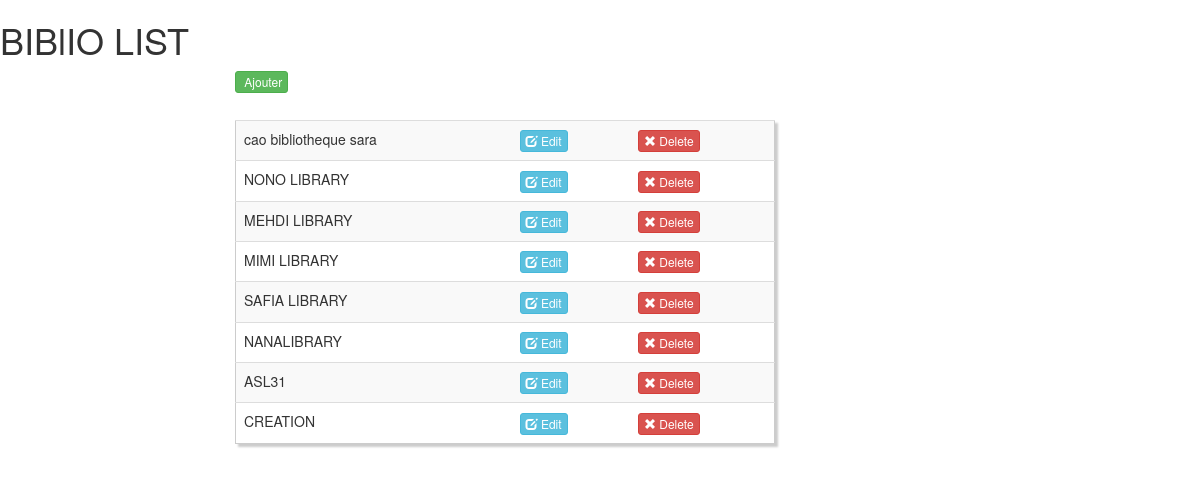
Page /bibliolist.php (signed in) on the earlier database version.
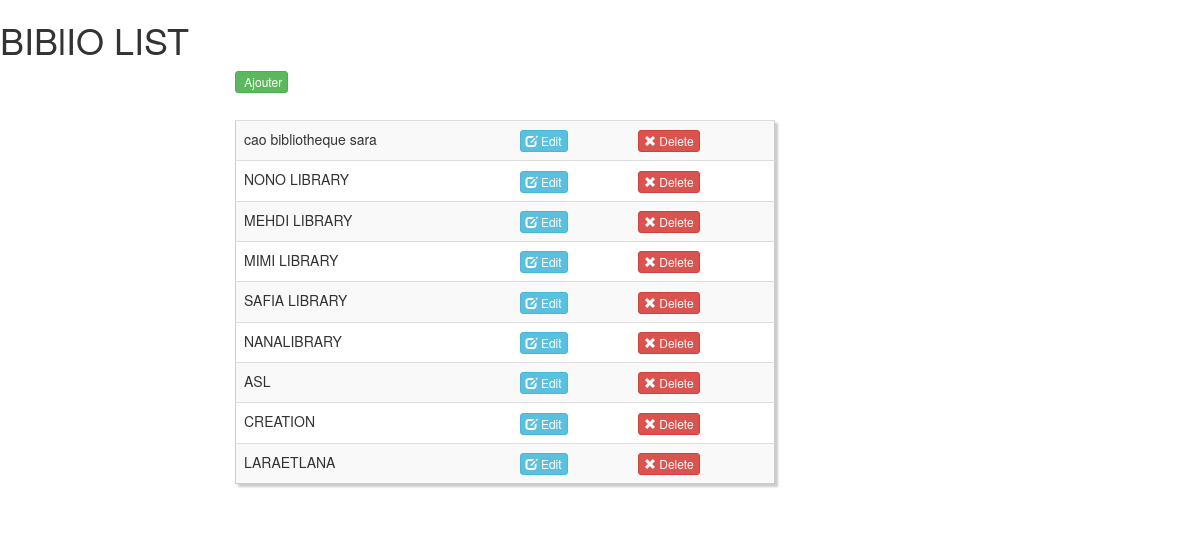
Same page on the later database version.
### tables this page shows
CREATE TABLE `bibliotheque` (
  `id_bibliotheque` int(11) NOT NULL,
  `nom` varchar(200) NOT NULL,
  `adresse` varchar(200) NOT NULL,
  `telephone` varchar(15) NOT NULL
);

### includes/define.php (called while the page is built, shortened)
 <?php
$route=["auteur"=>"../auteur.php",
"formupdateauteur"=>"../formupdateauteur.php",
"formcreateauteur"=>"../formcreateauteur.php",
"createauteur"=>"../createauteur.php",
"deleteauteur"=>"../deleteauteur.php",
"updateauteur"=>"../updateauteur.php",
"bibliolist"=>"../bibliolist.php",
"createbiblio"=>"../createbiblio.php",
"deletebiblio"=>"../deletebiblio.php",
"formcreatbiblio"=>"../formcreatbiblio.php",
"formupdatebiblio"=>"../formupdatebiblio.php",
"updatebiblio"=>"../updatebiblio.php",
"livrelist"=>"../livrelist.php",
"createlivre"=>"../createlivre.php",
"deletelivre"=>"../deletelivre.php",
"formcreatelivre"=>"../formcreatelivre.php",
"formlivre"=>"../formlivre.php",
"formupdatelivre"=>"../formupdatelivre.php",
"updatelivre"=>"../updatelivre.php",
"userslist"=>"../userslist.php",
"formupdateusers"=>"../formupdateusers.php",
"formcreateuser"=>"../formcreateuser.php",
"deleteusers"=>"../deleteusers.php",
"formuser"=>"../formuser.php",
"updateuser"=>"../updateuser.php",
"createuser"=>"../createuser.php",
"editeur"=>"../editeur.php",
"createediteur"=>"../createediteur.php",
"formcreateediteur"=>"../formcreateediteur.php",
"formupdateediteur"=>"../formupdateediteur.php",
"updateediteur"=>"../updateediteur.php",
"deleteediteur"=>"../deleteediteur.php",
"client"=>"../client.php",
"createclient"=>"../createclient.php",
"formcreateclient"=>"../formcreateclient.php",
"updateclient"=>"../updateclient.php",
"deleteclient"=>"../deleteclient.php",
"formupdateclient"=>"../formupdateclient.php",
"emprunter"=>"../emprunter.php",
"emprunterlist"=>"../emprunterlist.php",
]
?>

### bibliolist.php (the view, shortened to what this page needs)
<?php @session_start();
include "includes/database.php";
include "includes/define.php";
?>
  <!DOCTYPE html>
<html>
    <head>
		<link href="//netdna.bootstrapcdn.com/bootstrap/3.0.0/css/bootstrap.min.css" rel="stylesheet" id="bootstrap-css">
    </head>
    <body>
        <h1>BIBlIO LIST</h1>
<div class="container">
    <div class="row col-md-6 col-md-offset-2 custyle">
<a class='btn btn-success btn-xs' href='?page=formcreatbiblio'><span class='glyphicon glyphicon-add'></span> Ajouter</a>
<table class="table table-striped custab">
        <?php
            try{
                $sth = $dbco->prepare("SELECT * FROM bibliotheque");
                $sth->execute();
                $result = $sth->fetchAll(PDO::FETCH_ASSOC);
				foreach ($result as $row => $nom) {
					     echo "<tr>";
						echo "<td>". $nom['nom']."</td>";
						echo "<td> <a class='btn btn-info btn-xs' href='?page=formupdatebiblio&id=".$nom['id_bibliotheque']."'><span class='glyphicon glyphicon-edit'></span> Edit</a>";
						echo "<td> <a class='btn btn-danger btn-xs' href='".$route['deletebiblio']."?id=".$nom['id_bibliotheque']."'><span class='glyphicon glyphicon-remove'></span> Delete</a>";
					echo "</tr>";
				}
			echo "</table>";
            }
            catch(PDOException $e){
                echo "Erreur : " . $e->getMessage();
            }
        ?>
    </div>
    </body>
</html>

Differences in the rows shown:
changed bibliotheque: nom "ASL31" → "ASL"
added bibliotheque: nom "LARAETLANA"
